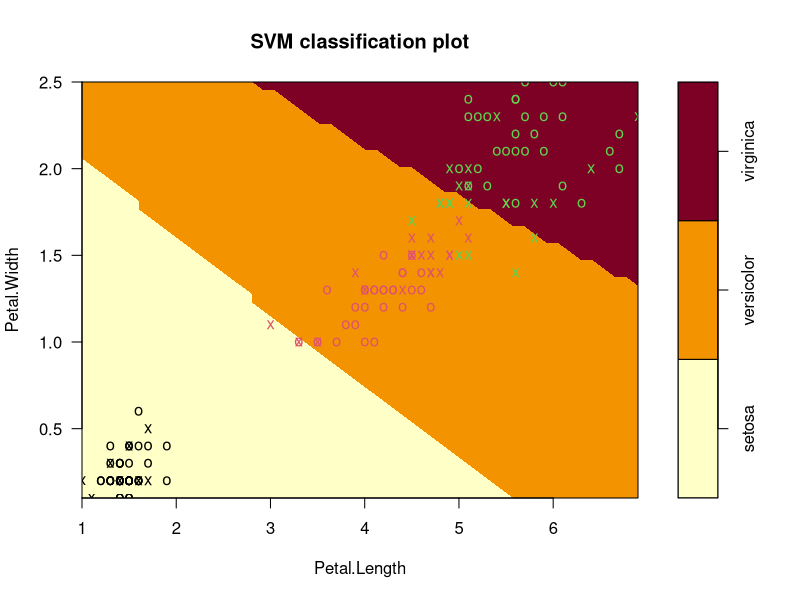

Source code (R): (Note: this script raises an error after producing the figure.)
# Support Vector Machines

# Optimal plane: plane at the middle of the two planes that have minimum distance between training examples

# the problem is to optimize the margin

install.packages("e1071")
library(e1071)

?svm
model.svm <- svm(formula = Species~., data = iris)
summary(model.svm)
plot(model.svm, iris, Petal.Width ~ Petal.Length, slice = list(Sepal.Width = 3, Sepal.Length = 4))
head(iris)

# building a svm model to predict defaulters in bankloan dataset

head(bankloan)
str(bankloan)
bankloan$default <- as.numeric(as.character(bankloan$default))
bankloan.test <- bankloan[is.na(bankloan$default), ]

bankloan.train <- bankloan[!is.na(bankloan$default), ]
bankloan.train$default <- as.factor(bankloan.train$default)

head(bankloan.train)
set.seed(12345); trainindex = sample(700, 490)
trainData <- bankloan.train[trainindex, ]

validationData <- bankloan.train[-trainindex, ]

model.svm1 <- svm(default~. -ed, data = trainData, scale = T)
pred.svm1 <- predict(model.svm1, newdata = validationData)
classAgreement(table(validationData$default, pred.svm1))

tuneModel <- tune.svm(default~., data = trainData, gamma = 10^(-5:-1), cost = c(10, 25, 50, 100),
                      class.weights = c(c("1" = 0.6, "0" = 0.4), c("1" = 0.7, "0" = 0.3)))
summary(tuneModel)
new.svm.model <- svm(default~., data = trainData, cost = 25, kernel = "radial", gamma = 0.0001,
                     class.weights = c(c("1" = 0.6, "0" = 0.4)))
summary(new.svm.model)
pred.svm2 <- predict(new.svm.model, newdata = validationData)
classAgreement(table(validationData$default, pred.svm2))

table(validationData$default, pred.svm2)
# the model suggested by the tune model is more accurate

install.packages("carat")
caret::confusionMatrix(validationData$default, pred.svm2)

# How to increase dummy variables
??class.ind
library(nnet)
class.ind(bankloan.train$default)
